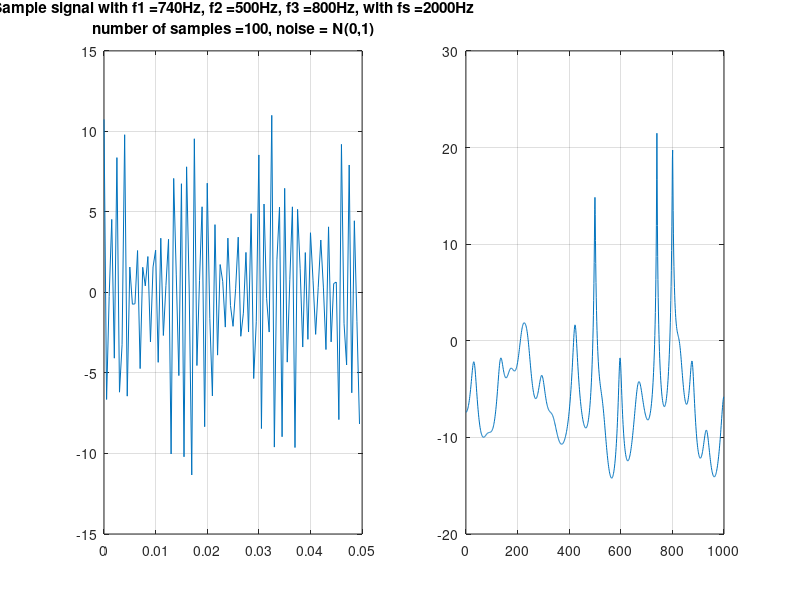

MATLAB code for this plot: (Note: this script raises an error after producing the figure.)
clear,clc;
Nfft = 2048;
N = 100;
a = 5;
b = 2;
c = 5;
alpha = 0.37;
beta = 0.25;
muy = 0.4;
fs = 2000;
T = 1/fs;
t = 0:1:N-1;
t = t/fs;
f1 = alpha*fs;
f2 = beta*fs;
f3 = muy*fs;
variance = 1;
stddv= sqrt(variance);
w = stddv*randn(1,N);
M = N/2;
% Generate sample with white gaussian noise N(0,1)
x = zeros(1,N);
for n = 1:1:N
    x(n) = a*cos(alpha*fs*2*pi*(n-1)/fs)+b*cos(beta*fs*2*pi*(n-1)/fs)+c*cos(muy*fs*2*pi*(n-1)/fs)+w(n);
end
xm = ones(M,M);
for j = 1:1:M
    for i = 1:1:M
        xm(M-i+1,j) = x(i+j-1);
    end
end
Rx = xm'*xm;
Rx = Rx./M;
m = 0:1:M-1;
v = zeros(M,fs);
for j = 1:1:fs
    for q = 1:1:M
        v(q,j) = exp(-1i*2*pi*(j-1)*(q-1)*T);
    end
end
Px = (v')*(inv(Rx))*(v);
P = zeros(1,fs/2);
for q = 1:1:fs/2
        P(q) = Px(q,q)+P(q);
end
for q = 1:1:fs/2
        P(q) = M/P(q);
        P(q) = abs(P(q));
        P(q) = 10*log10(P(q));
end

% Plotting the signal and periodogram
subplot(1,2,1);
plot(t,x),grid on;
title_1 = strcat("Sample signal with f1 = ",num2str(f1),"Hz, f2 = ",num2str(f2),"Hz, f3 = ",num2str(f3),"Hz, with fs = ",num2str(fs),"Hz");
title_11 = strcat("number of samples = ",num2str(N),", noise = N(0,1)");
title({title_1,title_11});
subplot(1,2,2);
plot(0:1:fs/2-1,P),grid on;
hold on
[pks,locs] = findpeaks(P,0:1:fs/2-1);
findpeaks(P,0:1:fs/2-1)
for i = 1:1:length(pks)
    text(locs(i)+.02,pks(i),num2str(locs(i)));
end
title("Minimum variance");
hold off